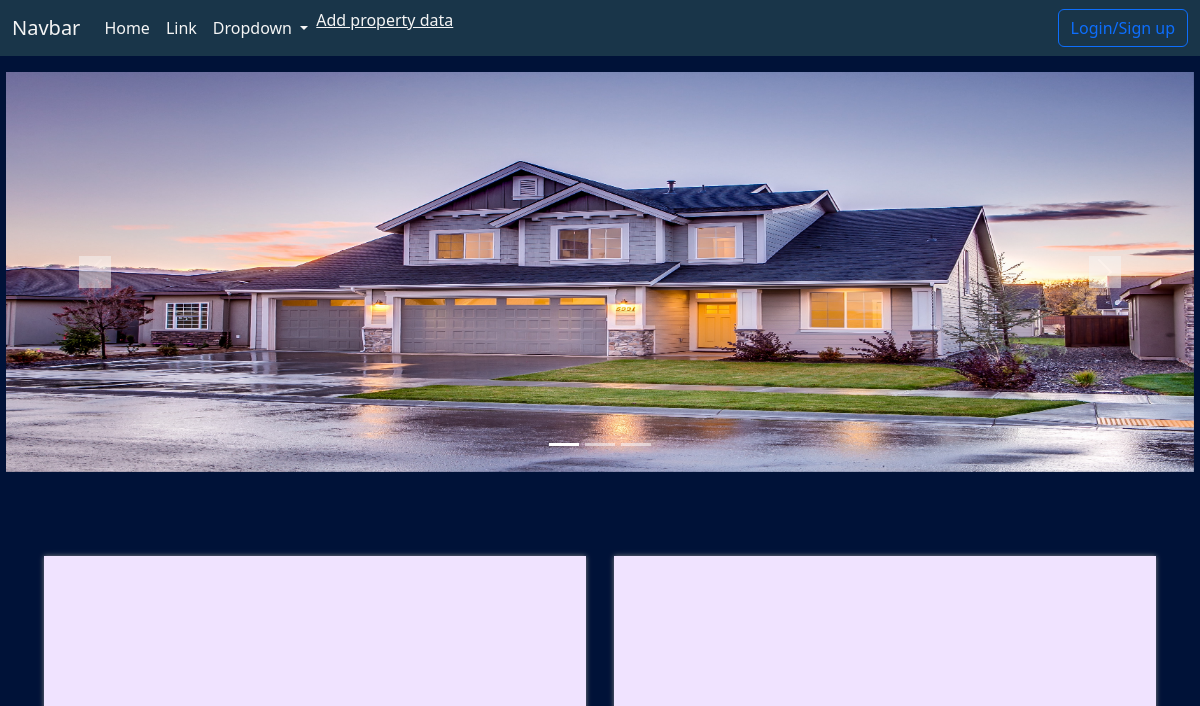
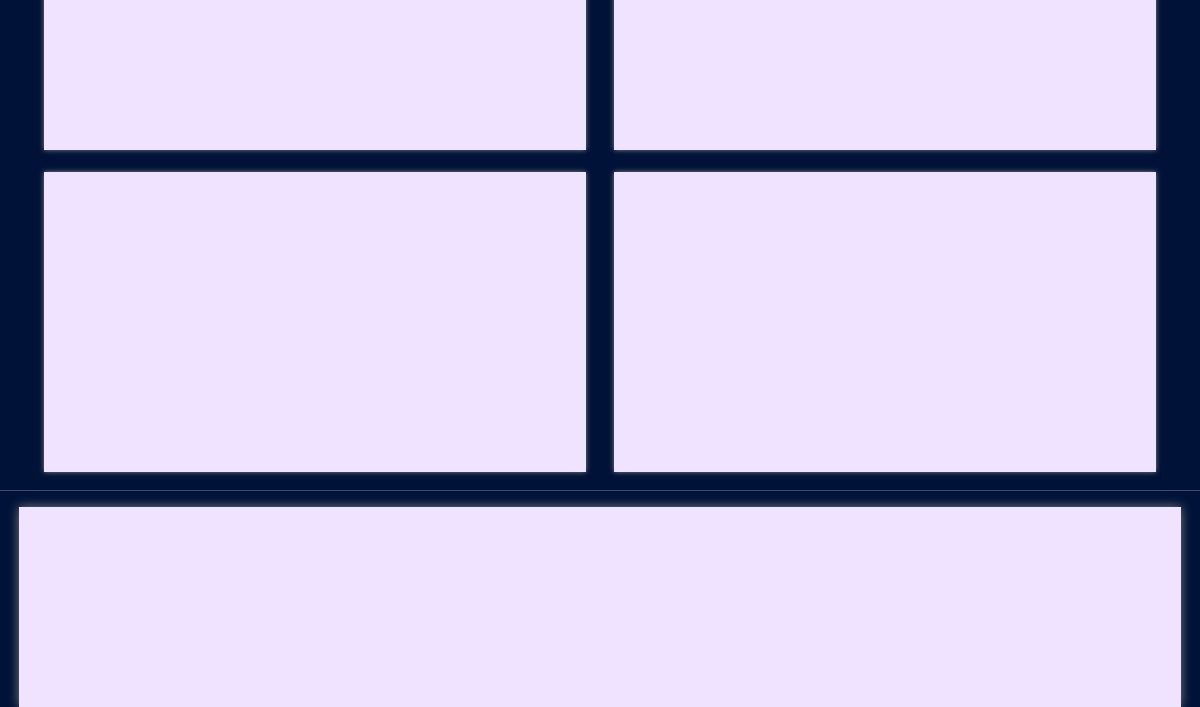
The app's page /, older data (2 pictures, top to bottom).
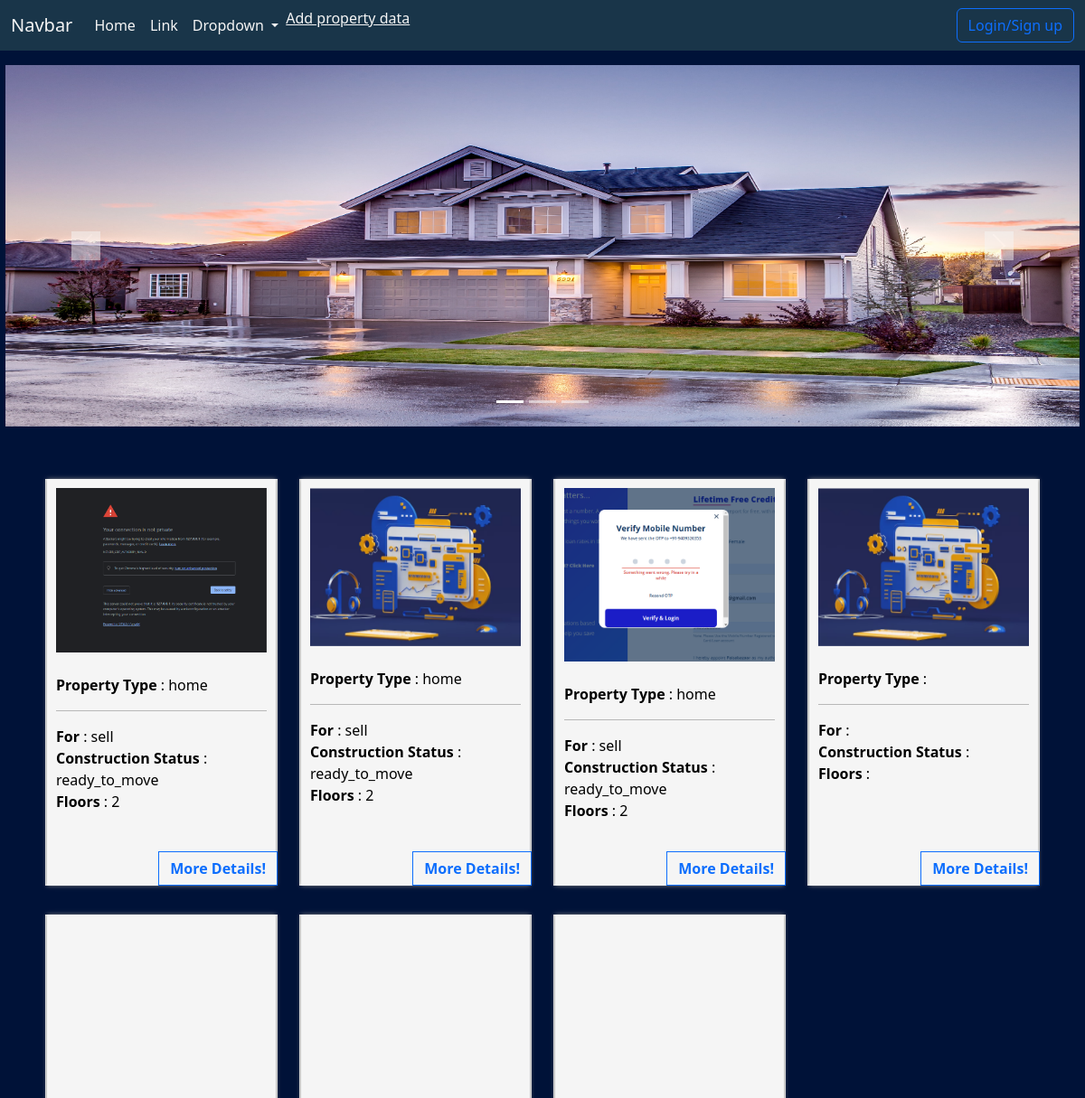
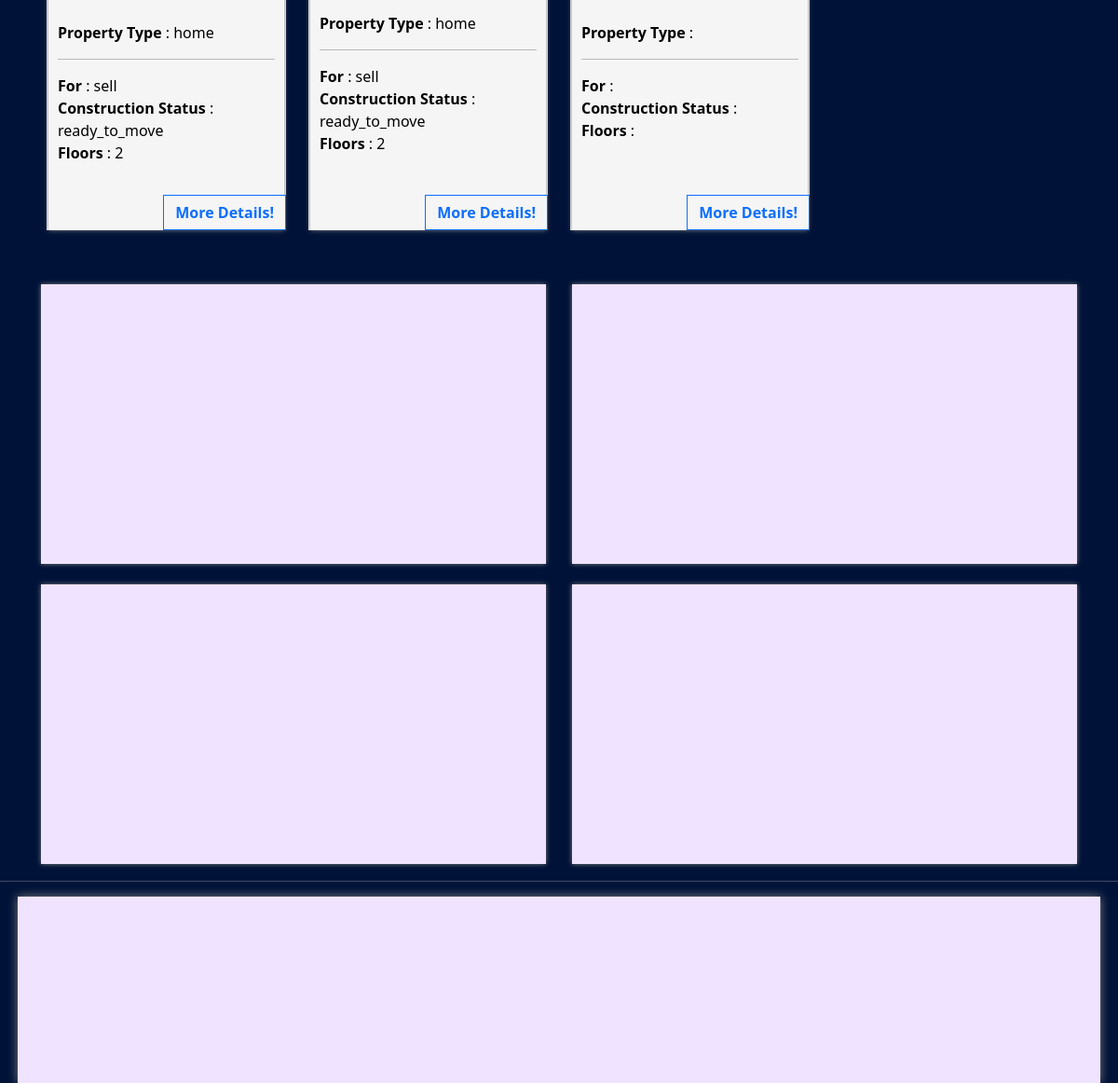
The same page, newer data (2 pictures, top to bottom).
### user_1/models.py (models this page shows)
class Property_other_detail(models.Model):
    media_id=models.ForeignKey(p_detail, on_delete=models.CASCADE)
    property_image_1=models.FileField(upload_to="media/")
    property_image_2=models.FileField(upload_to="media/")
    property_image_3=models.FileField(upload_to="media/")

class p_detail(models.Model):
    seller_id=models.ForeignKey(User_register, on_delete=models.CASCADE, default=None)
    property_data=models.JSONField()

### user_1/views.py (the view)
# urls.py: 2. Add a URL to urlpatterns:  path('', views.home, name='home')
def home(request):
    other_data=Property_other_detail.objects.all()
    list_object=[]
    for i in other_data:
        list_object.append(i)
    return render(request, 'index.html', {'data':list_object})

### user_1/templates/index.html (shortened to what this page needs)
{% extends 'master.html' %}
{% block slider %}
<div class="w-100 mt-3">
    <div class="row">
        <div class="main-show-case">
            <div id="carouselExampleIndicators" class="carousel slide">
                <div class="carousel-indicators">
                    <button type="button" data-bs-target="#carouselExampleIndicators" data-bs-slide-to="0"
                        class="active" aria-current="true" aria-label="Slide 1"></button>
                    <button type="button" data-bs-target="#carouselExampleIndicators" data-bs-slide-to="1"
                        aria-label="Slide 2"></button>
                    <button type="button" data-bs-target="#carouselExampleIndicators" data-bs-slide-to="2"
                        aria-label="Slide 3"></button>
                </div>
                <div class="carousel-inner">
                    <div class="carousel-item active">
                        <img src="static/img.jpg" class="d-block w-100 main-carsl" alt="...">
                    </div>
                </div>
                <button class="carousel-control-prev" type="button" data-bs-target="#carouselExampleIndicators"
                    data-bs-slide="prev">
                    <span class="carousel-control-prev-icon" aria-hidden="true"></span>
                </button>
                <button class="carousel-control-next" type="button" data-bs-target="#carouselExampleIndicators"
                    data-bs-slide="next">
                    <span class="carousel-control-next-icon" aria-hidden="true"></span>
                </button>
            </div>
        </div>
    </div>
</div>
{% endblock %}
{% block box-content %}
<div class="container container-fluid mt-5">
    <div class="row p-2">
        {% if data %}
        {% for i in data %}
        <div class="col-sm-3 bocs">
            <div style="background-color:whitesmoke; position:relative;">
                <div class="bocs2">
                    <div id="carouselExampleIndicators" class="carousel slide">
                        <div class="carousel-inner carsl">
                            <div class="carousel-item active">
                                <img src="media/{{i.property_image_1}}" class="d-block w-100" alt="...">
                            </div>
                        </div>
                    </div>
                    <br>
                    <span><b>Property Type </b>: {{i.media_id.property_data.property_type}}</span>
                    <hr>
                    <span><b>For </b>: {{i.media_id.property_data.selling_option}}</span><br>
                    <span><b>Construction Status </b>: {{i.media_id.property_data.construction_status}}</span><br>
                    <span><b>Floors </b>: {{i.media_id.property_data.floor}}</span><br>
                </div>
                <button class="btn btn-outline-primary p_button" style="background-color:whitesmoke;"><b>More Details!</b></button>
            </div>
        </div>
        {% endfor %}
        {% endif %}
    </div>
</div>
{% endblock %}
{% block video %}
<div class="container container-fluid">
    <div class="row">
        <div class="col-sm-6">
            <div class="c-1"></div>
        </div>
        <div class="col-sm-6">
            <div class="c-1"></div>
        </div>
        <div class="col-sm-6">
            <div class="c-1"></div>
        </div>
        <div class="col-sm-6">
            <div class="c-1"></div>
        </div>
    </div>
</div>
<hr>
{% endblock %}

### user_1/templates/master.html (shortened to what this page needs)
<!doctype html>
<html lang="en">
<head>
  <link href="static/bootstrap/css/bootstrap.min.css" rel="stylesheet">
  <link href="static/css/index.css" rel="stylesheet">
</head>
<body class="main-container" id="container">
  <div class="main">
    <nav class="navbar navbar-expand-lg bg-body-tertiary navigation-bar">
      <div class="container-fluid">
        <a class="navbar-brand" href="#">Navbar</a>
        <div class="collapse navbar-collapse" id="navbarSupportedContent">
          <ul class="navbar-nav me-auto mb-2 mb-lg-0">
            <li class="nav-item">
              <a class="nav-link active" aria-current="page" href="#">Home</a>
            </li>
            <li class="nav-item">
              <a class="nav-link" href="/show_property_detail">Link</a>
            </li>
            <li class="nav-item dropdown">
              <a class="nav-link dropdown-toggle" href="#" role="button" data-bs-toggle="dropdown"
                aria-expanded="false">
                Dropdown
              </a>
            </li>
            <li class="nav-item">
              <a href="/add_property_details">Add property data</a>
            </li>
          </ul>
          {% if 'user_name' in request.session %}
          Welcome, {{request.session.user_name}} and {{request.session.user_id}} :&nbsp;
          <a href="logout">Logout</a>
          {% else %}
          <button class="btn btn-outline-primary" type="submit" data-bs-toggle="modal"
            data-bs-target="#exampleModal">Login/Sign up</button>
          {% endif %}
        </div>
      </div>
    </nav>
    {% block slider %}
    {% endblock %}
    {% block box-content %}
    {% endblock %}
    {% block video %}
    {% endblock %}
    {% block footer %}
    <div class="w-100 mt-3">
      <div class="row">
        <div class="main-show-case-footer">
        </div>
      </div>
    </div>
    {% endblock %}
  </div>
</body>
</html>

### user_1/static/css/index.css (style rules this page uses)
body { overflow-x: hidden; }
.main-container { color: rgb(255, 240, 240); background-color: rgb(0, 18, 56); overflow-x: hidden !important; }
.bocs { min-height: 400px !important; text-align: center !important; padding-bottom: 20px; }
.navigation-bar { background-color: #193549 !important; }
.navbar-brand { color: whitesmoke; }
#navbarSupportedContent>ul>li>a { color: whitesmoke; }
.carousel-control-next-icon { background-color: whitesmoke; }
.carousel-control-prev-icon { background-color: whitesmoke; }
.bocs2 { text-align: start; padding: 10px; background-color: whitesmoke; color: rgb(0, 0, 0); margin: 2px; box-shadow: 0 0 5px gray; margin-bottom: 10px; padding-bottom: 20px; height: 450px; overflow-y: scroll; }
.image, .carsl { width: 100%; }
.main-carsl { height: 400px; }
.main-show-case { min-height: 400px; display: block; margin-left: auto; margin-right: auto; width: 99%; border-radius: 10px; }
.main-show-case-footer { min-height: 200px; background-color: rgb(240, 227, 255); display: block; margin-left: auto; margin-right: auto; width: 95% !important; box-shadow: 0 0 10px gray; }
.c-1 { background-color: rgb(240, 227, 255); height: 300px; margin: 2px; margin-top: 20px; box-shadow: 0 0 5px gray; }
.p_button { border-radius: 0%; position: absolute; display: flex; bottom: 0; right: 0; }

Row changes from the older to the newer data that the page shows:
added Property_other_detail: property_image_1 (picture), media_id.property_data.property_type "home", media_id.property_data.selling_option "sell", media_id.property_data.construction_status "ready_to_move", media_id.property_data.floor "2"
added Property_other_detail: property_image_1 (picture), media_id.property_data.property_type "home", media_id.property_data.selling_option "sell", media_id.property_data.construction_status "ready_to_move", media_id.property_data.floor "2"
added Property_other_detail: property_image_1 (picture), media_id.property_data.property_type "home", media_id.property_data.selling_option "sell", media_id.property_data.construction_status "ready_to_move", media_id.property_data.floor "2"
added Property_other_detail: property_image_1 (picture)
added Property_other_detail: property_image_1 (picture), media_id.property_data.property_type "home", media_id.property_data.selling_option "sell", media_id.property_data.construction_status "ready_to_move", media_id.property_data.floor "2"
added Property_other_detail: property_image_1 (picture), media_id.property_data.property_type "home", media_id.property_data.selling_option "sell", media_id.property_data.construction_status "ready_to_move", media_id.property_data.floor "2"
added Property_other_detail: property_image_1 (picture)
